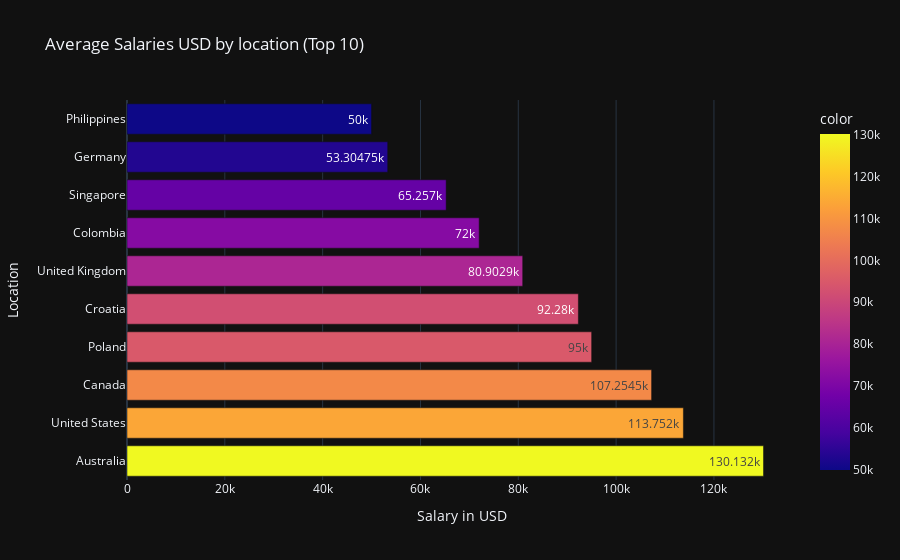

The notebook cell this image was saved under:
### Code cell
iplot(px.bar(df_da_salary_country.sort_values(ascending=False)[:10],
             orientation='h',
             labels={'value':'Salary in USD','company_location':'Location'},
             title='Average Salaries USD by location (Top 10)',
             template='plotly_dark',
             color=df_da_salary_country.sort_values(ascending=False)[:10],
             text_auto=True
))

### Figure 1 — Plotly figure (JSON) as saved in the notebook; plotly's stock layout.template omitted (floating-point values rounded to 4 significant figures)
{"data": [{"alignmentgroup": "True", "hovertemplate": "Salary in USD=%{x}<br>Location=%{y}<br>color=%{marker.color}<extra></extra>", "legendgroup": "", "marker": {"color": [130132, 113800.0, 107300.0, 95000, 92280, 80900.0, 72000, 65257, 53300.0, 50000], "coloraxis": "coloraxis", "pattern": {"shape": ""}}, "name": "", "offsetgroup": "", "orientation": "h", "showlegend": false, "textposition": "auto", "texttemplate": "%{x}", "type": "bar", "x": [130132, 113800.0, 107300.0, 95000, 92280, 80900.0, 72000, 65257, 53300.0, 50000], "xaxis": "x", "y": ["Australia", "United States", "Canada", "Poland", "Croatia", "United Kingdom", "Colombia", "Singapore", "Germany", "Philippines"], "yaxis": "y"}], "layout": {"barmode": "relative", "coloraxis": {"colorbar": {"title": {"text": "color"}}, "colorscale": [[0, "#0d0887"], [0.1111, "#46039f"], [0.2222, "#7201a8"], [0.3333, "#9c179e"], [0.4444, "#bd3786"], [0.5556, "#d8576b"], [0.6667, "#ed7953"], [0.7778, "#fb9f3a"], [0.8889, "#fdca26"], [1, "#f0f921"]]}, "legend": {"tracegroupgap": 0}, "title": {"text": "Average Salaries USD by location (Top 10)"}, "xaxis": {"anchor": "y", "domain": [0, 1], "title": {"text": "Salary in USD"}}, "yaxis": {"anchor": "x", "domain": [0, 1], "title": {"text": "Location"}}}}
